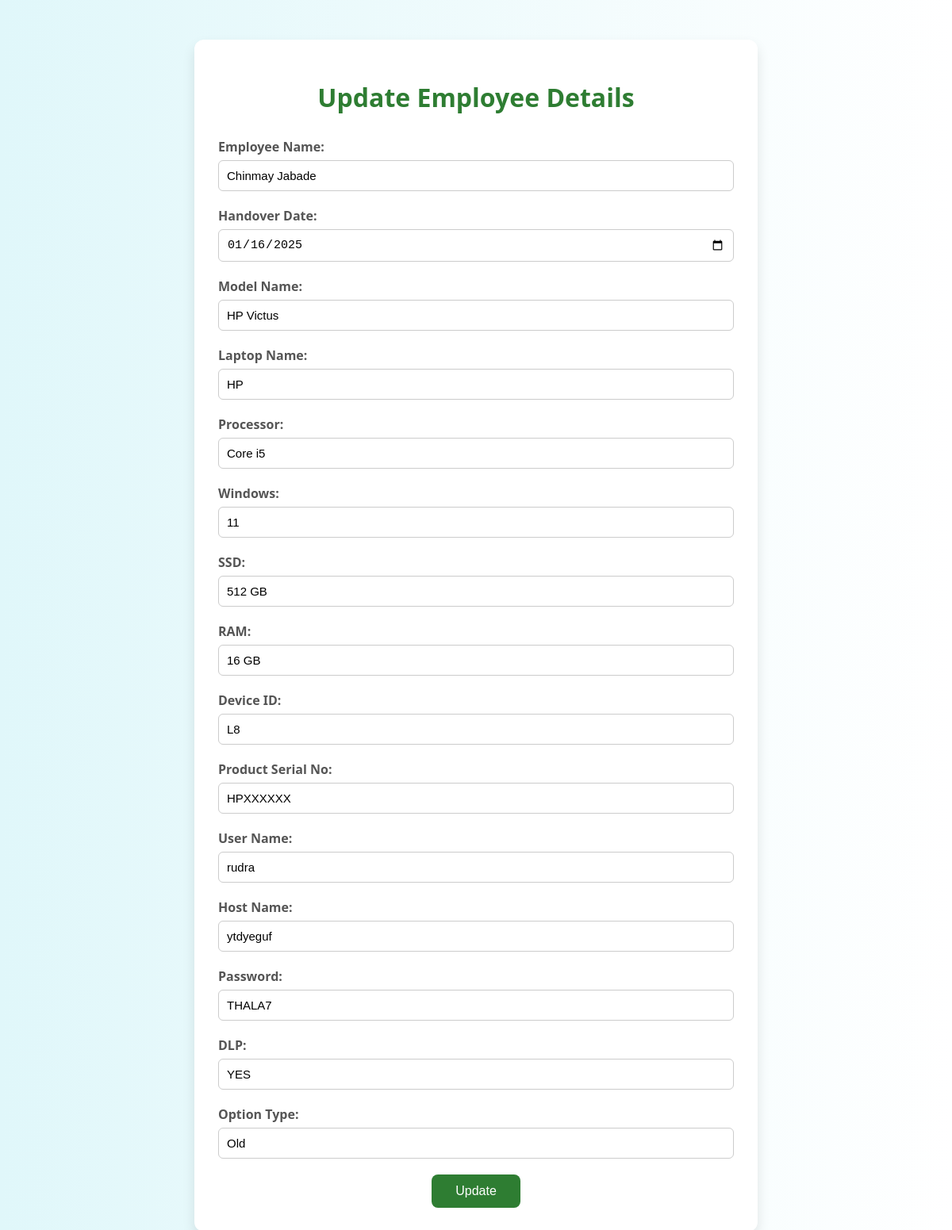
Page /update-employee/1 on the committed database.
### models/employee.py (models this page shows, shortened)
class Employee(db.Model):
    __tablename__ = 'employee'
    id = db.Column(db.Integer, primary_key=True)
    emp_name = db.Column(db.String(50), nullable=False)
    handover_date = db.Column(db.Date, nullable=True)
    model_name = db.Column(db.String(50), nullable=True)
    laptop_name = db.Column(db.String(50), nullable=True)
    processor = db.Column(db.String(50), nullable=True)
    windows = db.Column(db.String(50), nullable=True)
    ssd = db.Column(db.String(20), nullable=True)
    ram = db.Column(db.String(20), nullable=True)
    device_id = db.Column(db.String(50), nullable=True)
    product_serial_no = db.Column(db.String(50), nullable=True)
    username = db.Column(db.String(50), nullable=True)
    hostname = db.Column(db.String(50), nullable=True)
    password = db.Column(db.String(100), nullable=True)
    dlp = db.Column(db.String(20), nullable=True)
    option_type = db.Column(db.String(10), nullable=False, default='New')

### app.py (the view, shortened to what this page needs)
@app.route('/update-employee/<int:emp_id>', methods=['GET', 'POST'])
def update_employee(emp_id):
    employee = Employee.query.get_or_404(emp_id)
    return render_template('update_employee.html', employee=employee)

### Templates/update_employee.html (shortened to what this page needs)
<!DOCTYPE html>
<html lang="en">
<head>
</head>
<body>
<div class="container">
    <h1>Update Employee Details</h1>
    <form method="POST">
        <label>Employee Name:</label>
        <input type="text" name="emp_name" value="{{ employee.emp_name }}" required>
        <label>Handover Date:</label>
        <input type="date" name="handover_date" value="{{ employee.handover_date.strftime('%Y-%m-%d') if employee.handover_date else '' }}">
        <label>Model Name:</label>
        <input type="text" name="model_name" value="{{ employee.model_name }}">
        <label>Laptop Name:</label>
        <input type="text" name="laptop_name" value="{{ employee.laptop_name }}">
        <label>Processor:</label>
        <input type="text" name="processor" value="{{ employee.processor }}">
        <label>Windows:</label>
        <input type="text" name="windows" value="{{ employee.windows }}">
        <label>SSD:</label>
        <input type="text" name="ssd" value="{{ employee.ssd }}">
        <label>RAM:</label>
        <input type="text" name="ram" value="{{ employee.ram }}">
        <label>Device ID:</label>
        <input type="text" name="device_id" value="{{ employee.device_id }}">
        <label>Product Serial No:</label>
        <input type="text" name="product_serial_no" value="{{ employee.product_serial_no }}">
        <label>User Name:</label>
        <input type="text" name="username" value="{{ employee.username }}">
        <label>Host Name:</label>
        <input type="text" name="hostname" value="{{ employee.hostname }}">
        <label>Password:</label>
        <input type="text" name="password" value="{{ employee.password }}">
        <label>DLP:</label>
        <input type="text" name="dlp" value="{{ employee.dlp }}">
        <label>Option Type:</label>
        <input type="text" name="option_type" value="{{ employee.option_type }}">
        <div class="add-button">
            <button type="submit">Update</button>
        </div>
    </form>
</div>
</body>
</html>

### Templates/update_employee.html (style rules this page uses)
body { font-family: 'Segoe UI', Tahoma, Geneva, Verdana, sans-serif; margin: 0; padding: 0; background: linear-gradient(to right, #e0f7fa, #ffffff); color: #333; }
.container { max-width: 650px; margin: 50px auto; padding: 30px; background-color: #ffffff; border-radius: 12px; box-shadow: 0 8px 16px rgba(0, 0, 0, 0.1); }
h1 { text-align: center; color: #2e7d32; margin-bottom: 30px; }
form { display: flex; flex-direction: column; }
label { margin-bottom: 6px; font-weight: 600; color: #555; }
input[type="text"], input[type="date"], textarea { padding: 10px; margin-bottom: 20px; border: 1px solid #ccc; border-radius: 6px; font-size: 15px; }
.add-button { text-align: center; }
.add-button button { background-color: #2e7d32; color: white; padding: 12px 30px; font-size: 16px; border: none; border-radius: 8px; cursor: pointer; transition: background-color 0.3s ease; }

### rows in the picture
Employee: emp_name "Chinmay Jabade", handover_date "01/16/2025", model_name "HP Victus", laptop_name "HP", processor "Core i5", windows "11", ssd "512 GB", ram "16 GB", device_id "L8", product_serial_no "HPXXXXXX", username "rudra", hostname "ytdyeguf", password "THALA7", dlp "YES", option_type "Old"
